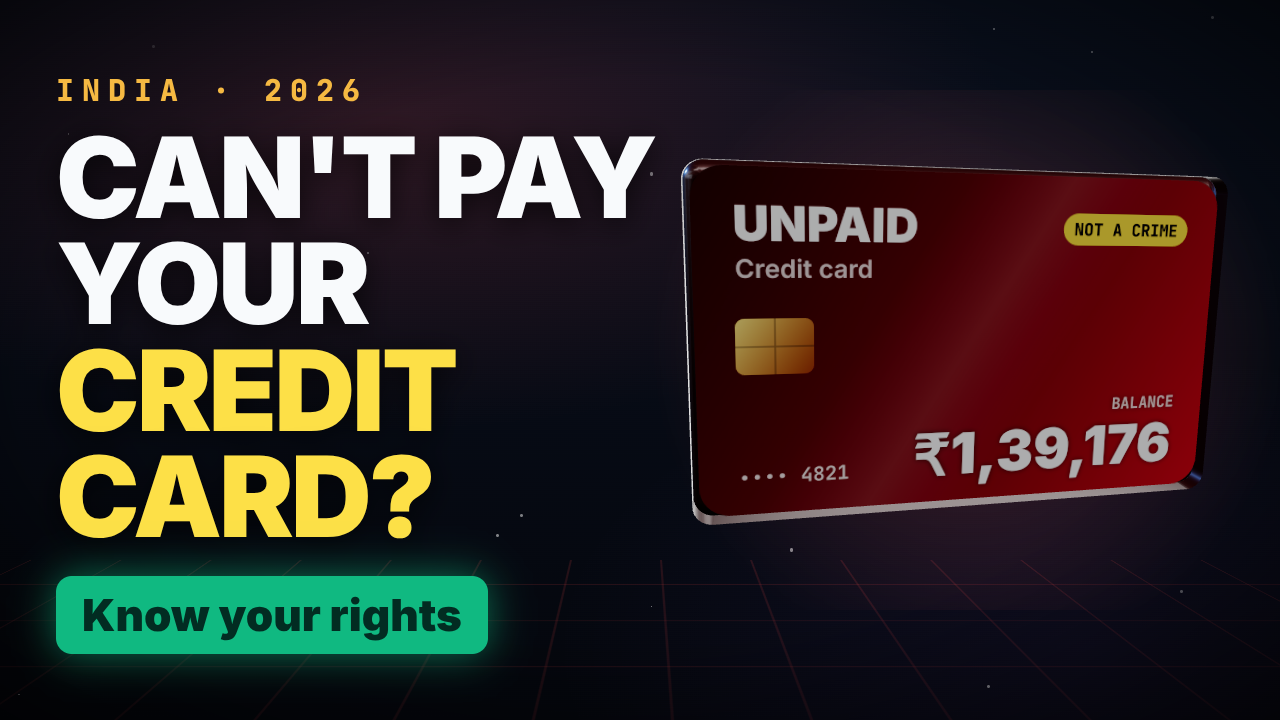
#> input picture publish/thumbnail.png, 1280 x 720 px
$ python sheet.py ../publish/thumbnail.png out.png
#> lines starting #> are read from the running program, lines starting #| are printed output that depends on the picture
"""Contact sheet: python3 scripts/sheet.py <glob> <out.jpg>"""
import glob
import sys

from PIL import Image

fs = sorted(glob.glob(sys.argv[1]))
ims = [Image.open(f).convert('RGB') for f in fs]
#> ims = 1 item
w, h = ims[0].size
#> w = 1280; h = 720
sheet = Image.new('RGB', (w * 2, h * ((len(ims) + 1) // 2)))
#> sheet: PIL image 2560x720 RGB; every value is 0
for i, im in enumerate(ims):
    sheet.paste(im, ((i % 2) * w, (i // 2) * h))
#> this loop made 1 pass
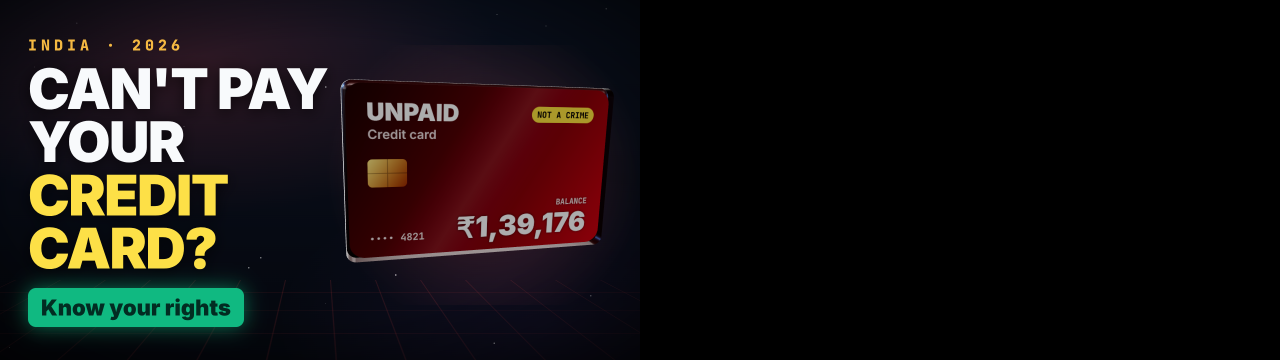
#> sheet: PIL image 2560x720 RGB (shown at 1/2 size); mean R, G, B 24.3, 19.9, 18.9
sheet.save(sys.argv[2], quality=80)
